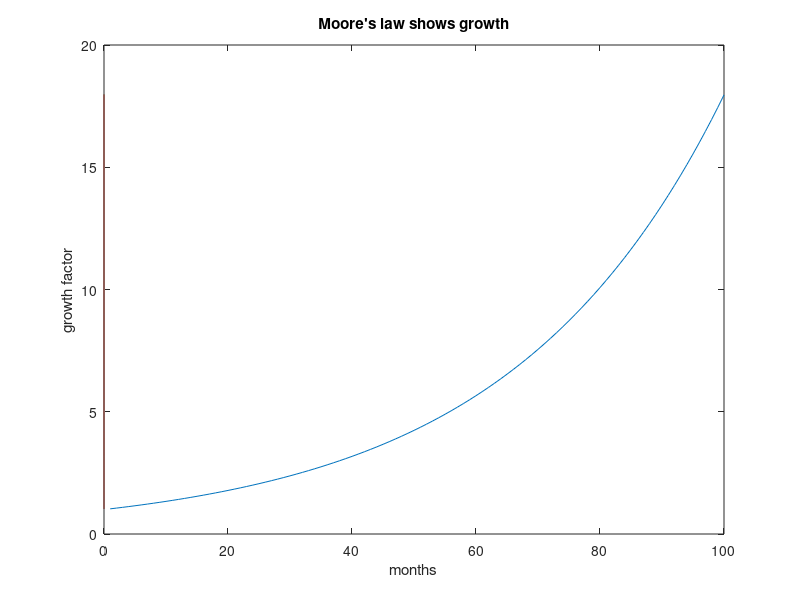

Source code (MATLAB):
%{
EGR102HEADERCOMMENT - Demonstrate header comment style for EGR 102.
Authors:    Hamzah Zannoun
Assignment: Your Program - debug 3 programs
Changed:    24 October 2017
Purpose:
 To learn to successfully debug programs.
%}


%This program will do a rough plot of Moore's law, the equation that says
% the amount of computing power on a chip will double every 24 months.  A
% simplified version of that equation is of the form y=1-2^(x/24) where x
% is the number of months and y is a factor of computing power.

% initialize some values
x=zeros(100);

for i=1:length(x)
    y(i)=(2^(i/24));
    x(i)=i;
   
end

plot(x,y)
title('Moore''s law shows growth')
xlabel('months')
ylabel('growth factor')
